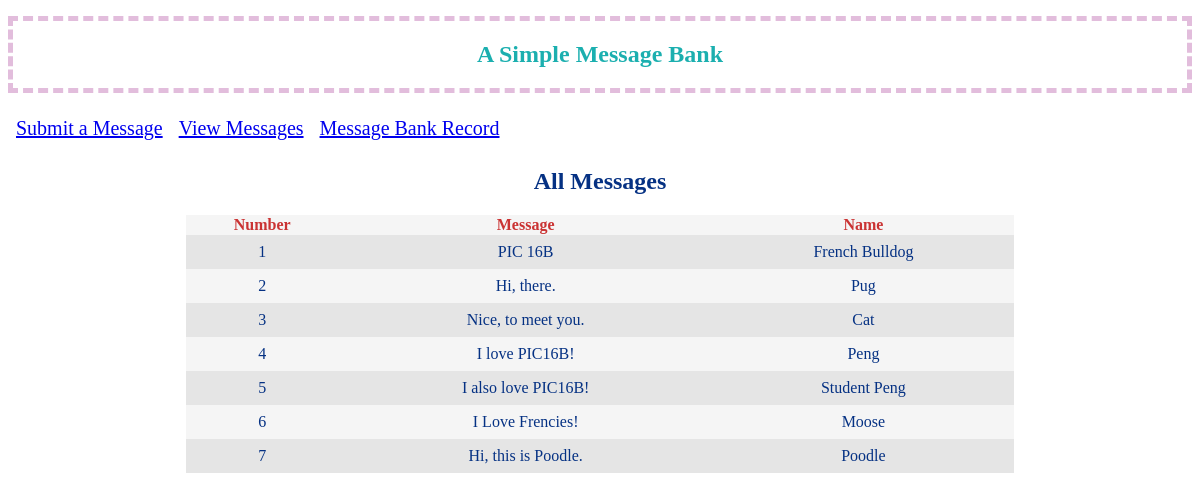
Page /my_message_bank/ on the committed database.
### tables this page shows
CREATE TABLE messages(
    id INTEGER PRIMARY KEY AUTOINCREMENT,
    message TEXT NOT NULL,
    handle TEXT NOT NULL
);

### app.py (the view)
@app.route('/my_message_bank/')
def my_message_bank():
    return render_template('my_message_bank.html', allmessages = all_messages())

### app.py (called while the page is built)
def get_message_db():
    if 'message_db' not in g:
        g.message_db = sqlite3.connect('messages_db.sqlite')
    with current_app.open_resource('init.sql') as f:
        g.message_db.cursor().executescript(f.read().decode('utf8'))
    return g.message_db

def all_messages():
    db = get_message_db()
    cursor = db.cursor()
    allmessages = cursor.execute("SELECT * FROM messages").fetchall()
    return allmessages

### templates/my_message_bank.html
{% extends 'base.html' %}
{% block header %}
  <h2>{% block title %}All Messages{% endblock %}</h2>
{% endblock %}
{% block content %}
<table class = "table">
    <tr class ="table_header">
        <th>Number</th> <th>Message</th> <th>Name</th>
    </tr>
    {% for row in allmessages%}
    <tr class ="table_row">
        {% for element in row %}
        <td class ="table_element">{{element}}</td>
        {% endfor %}
    </tr>
    {% endfor %}
</table>
{% endblock %}

### templates/base.html (shortened to what this page needs)
<!doctype html>
<link rel="stylesheet" href="{{ url_for('static', filename='style.css') }}">
<nav>
  <h1 id = "main_title">A Simple Message Bank</h1>
  <ul>
    <li><a href="{{ url_for('main') }}">Submit a Message</a></li>
    <li><a href="{{ url_for('view') }}">View Messages</a></li>
    <li><a href="{{ url_for('my_message_bank') }}">Message Bank Record</a></li>
  </ul>
</nav>
<section class="content">
  <header>
    {% block header %}{% endblock %}
  </header>
  {% block content %}{% endblock %}
</section>

### static/style.css (style rules this page uses)
h1 { color: rgb(8, 89, 109); font-family: Apple Chancery, cursive; margin: 1rem 0; text-align: center; }
h2 { font-family: Jazz LET, fantasy; }
#main_title { border:rgb(226, 189, 220); border-width: thick; border-style: dashed; padding: 20px; color:rgb(27, 175, 175); font-family: Comic Sans MS, Comic Sans, cursive; font-size: 1.5em; }
nav ul { display: flex; list-style: none; font-size: 20px; margin: 0; padding: 0; }
nav ul li a { display: block; padding: 0.5rem; }
.content { background: white; color: rgb(5, 49, 131); text-align: center; }
.table { border-spacing: 0; background-color: whitesmoke; width:70%; margin-left:15%; margin-right:15%; }
.table_row:nth-child(even) { background-color: #e5e5e5; }
.table_header { text-align:center; color: rgb(202, 51, 51); }
.table_element { padding: 8px; }

### rows in the picture
messages: row "1", message "PIC 16B", handle "French Bulldog"
messages: row "2", message "Hi, there.", handle "Pug"
messages: row "3", message "Nice, to meet you.", handle "Cat"
messages: row "4", message "I love PIC16B!", handle "Peng"
messages: row "5", message "I also love PIC16B!", handle "Student Peng"
messages: row "6", message "I Love Frencies!", handle "Moose"
messages: row "7", message "Hi, this is Poodle.", handle "Poodle"
